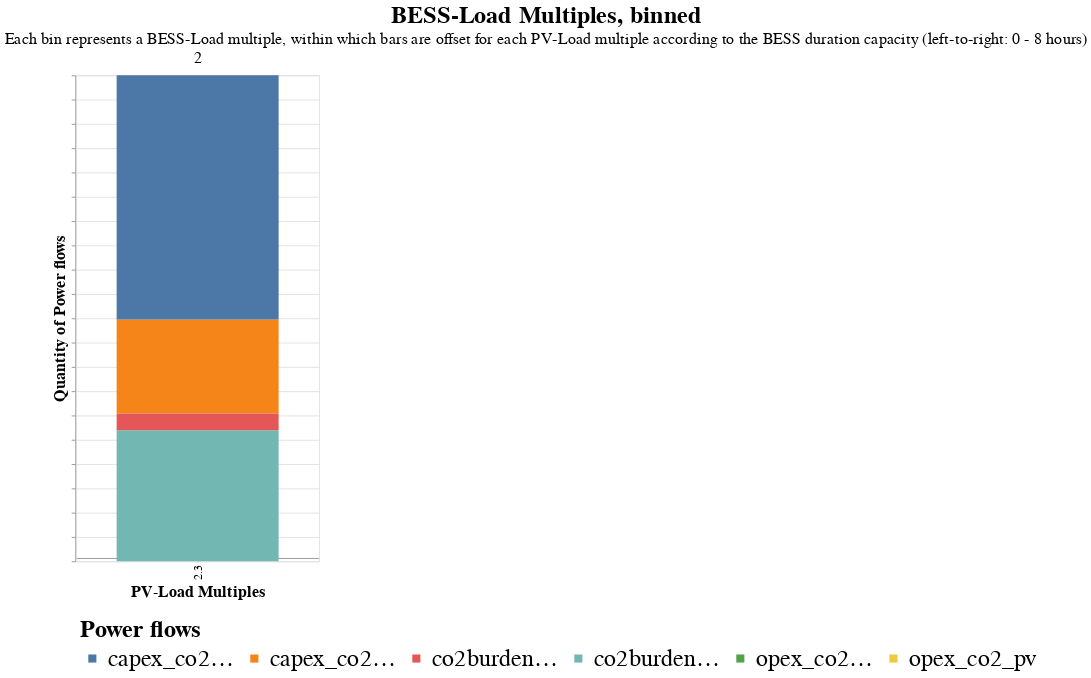

Notebook cell for this chart:
### Code cell
# Select only the columns of interest
columns_of_interest = ['PV_Load_M', 'BESS_Load_M', 'T_BESS', 'capex_co2_pv', 'capex_co2_bess', 'opex_co2_pv', 'opex_co2_bess', 'co2burden_load', 'co2burden_bess']
subset_data = results_econ[columns_of_interest]

# Melt the DataFrame to long format
melted_data = subset_data.melt(id_vars=['PV_Load_M', 'BESS_Load_M', 'T_BESS'], var_name='source', value_name='value')

# Plot stacked bar chart
quant= alt.Chart(
    melted_data,
    title= alt.TitleParams(
        text= 'BESS-Load Multiples, binned',
        subtitle= 'Each bin represents a BESS-Load multiple, within which bars are offset for each PV-Load multiple according to the BESS duration capacity (left-to-right: 0 - 8 hours)',
        anchor= 'middle',
        fontSize= 30,
        subtitleFontSize= 20
    )
).mark_bar().encode(
    x=alt.X('PV_Load_M:O', title='PV-Load Multiples', axis=alt.Axis(offset= -5)),
    #x2=alt.X2('PV_Load_M:O', title='PV-Load Multiple'),# axis=alt.Axis(offset=-5)),
    #x=alt.X('T_BESS:N', title= 'BESS Duration', axis= alt.Axis(offset= -5)),
    xOffset= 'T_BESS:N',
    y=alt.Y('sum(value):Q', title='Quantity of Power flows', axis= alt.Axis(labels= False)).stack('normalize'),
    color=alt.Color('source:N', legend= alt.Legend(title= 'Power flows')),
    column= alt.Column('BESS_Load_M:N', title= '', header= alt.Header(labelFontSize= 20)),
    tooltip=['PV_Load_M', 'BESS_Load_M', 'T_BESS', 'source', 'value'],
    #size= alt.Size('T_BESS:Q').scale(domain= (-0.1, 2)),
    
).properties(
    width=300,
    height=600
).configure_axis(
    labelFontSize= 15,
    titleFontSize= 20,
).configure_legend(
    labelFontSize= 30,
    titleFontSize= 30,
    orient= 'bottom',
    padding= 5
)
# num= alt.Chart(melted_data).mark_bar().encode(
#     x=alt.X('PV_Load_M:O', title='PV-Load Multiple', axis=alt.Axis(offset=-5)),
#     y=alt.Y('sum(value):Q', title='Quantity'),
#     color='source:N',
#     column= alt.Column('BESS_Load_M:N', title= 'BESS-Load Multiple, binned'),
#     tooltip=['PV_Load_M', 'BESS_Load_M', 'source', 'value'],
#     size= alt.Size('T_BESS:N').scale(domain= (-0.1, 2))
# ).properties(
#     width=300,
#     height=600
# )

quant

### Figure 1 — Vega-Lite specification as saved in the notebook (floating-point values rounded to 4 significant figures)
{"config": {"view": {"continuousWidth": 300, "continuousHeight": 300}, "axis": {"labelFontSize": 15, "titleFontSize": 20}, "legend": {"labelFontSize": 30, "orient": "bottom", "padding": 5, "titleFontSize": 30}}, "data": {"name": "data-6244e60afbaa94e487d454ddb05ca4d1"}, "mark": {"type": "bar"}, "encoding": {"color": {"field": "source", "legend": {"title": "Power flows"}, "type": "nominal"}, "column": {"field": "BESS_Load_M", "header": {"labelFontSize": 20}, "title": "", "type": "nominal"}, "tooltip": [{"field": "PV_Load_M", "type": "quantitative"}, {"field": "BESS_Load_M", "type": "quantitative"}, {"field": "T_BESS", "type": "quantitative"}, {"field": "source", "type": "nominal"}, {"field": "value", "type": "quantitative"}], "x": {"axis": {"offset": -5}, "field": "PV_Load_M", "title": "PV-Load Multiples", "type": "ordinal"}, "xOffset": {"field": "T_BESS", "type": "nominal"}, "y": {"aggregate": "sum", "axis": {"labels": false}, "field": "value", "stack": "normalize", "title": "Quantity of Power flows", "type": "quantitative"}}, "height": 600, "title": {"text": "BESS-Load Multiples, binned", "anchor": "middle", "fontSize": 30, "subtitle": "Each bin represents a BESS-Load multiple, within which bars are offset for each PV-Load multiple according to the BESS duration capacity (left-to-right: 0 - 8 hours)", "subtitleFontSize": 20}, "width": 300, "$schema": "https://vega.github.io/schema/vega-lite/v5.8.0.json", "datasets": {"data-6244e60afbaa94e487d454ddb05ca4d1": [{"PV_Load_M": 2.3, "BESS_Load_M": 2.0, "T_BESS": 1.0, "source": "capex_co2_pv", "value": 231000.0}, {"PV_Load_M": 2.3, "BESS_Load_M": 2.0, "T_BESS": 1.0, "source": "capex_co2_bess", "value": 600000.0}, {"PV_Load_M": 2.3, "BESS_Load_M": 2.0, "T_BESS": 1.0, "source": "opex_co2_pv", "value": 0.0}, {"PV_Load_M": 2.3, "BESS_Load_M": 2.0, "T_BESS": 1.0, "source": "opex_co2_bess", "value": 0.0}, {"PV_Load_M": 2.3, "BESS_Load_M": 2.0, "T_BESS": 1.0, "source": "co2burden_load", "value": 322400.0}, {"PV_Load_M": 2.3, "BESS_Load_M": 2.0, "T_BESS": 1.0, "source": "co2burden_bess", "value": 40900.0}]}}
